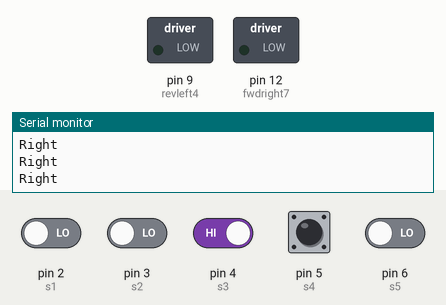
Recording of a sketch running on a simulated Arduino Uno, built with avr-gcc and run on an emulated ATmega328P. On the bench: switched loads named in the sketch (green lamp = pin HIGH), the last lines printed to the serial monitor. Dashed ring = blinking. The inputs (shaded band) are chosen by the test bench; at power-on: pin 4 (s3), pin 5 (s4) HIGH, pin 2 (s1), pin 3 (s2), pin 6 (s5) LOW. Pins used as bus, display or sensor lines are not drawn.

Above: at 1.8 s.
1.9 s: pin 2 (s1) driven HIGH and pin 3 (s2) driven HIGH
4.9 s: pin 6 (s5) driven HIGH
At 5.3 s:
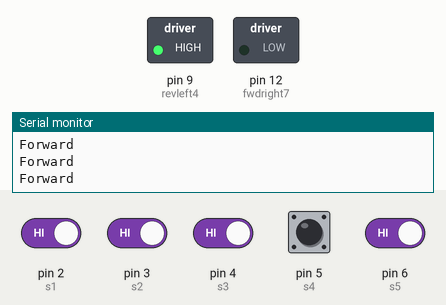
6.5 s: pin 4 (s3) driven LOW
At 7.8 s:
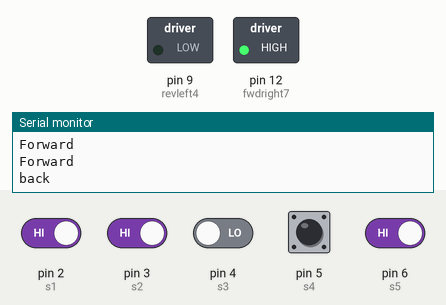
9.5 s: pin 2 (s1) driven LOW
At 9.9 s:
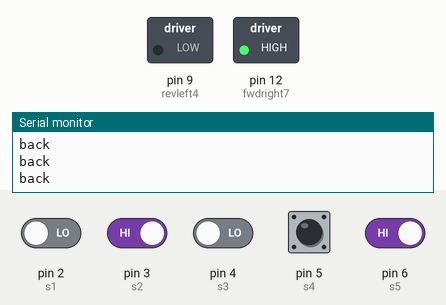
11.3 s: pin 2 (s1) driven HIGH
At 12.1 s:
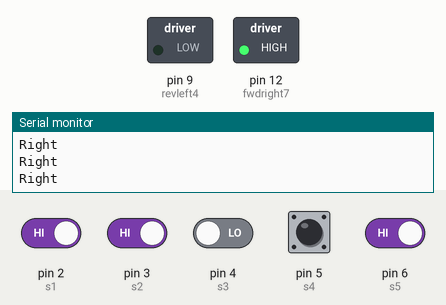
14.3 s: pin 4 (s3) driven HIGH
At 14.9 s:
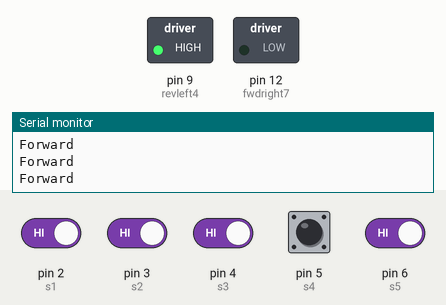
Timing chart, 0 to 17.3 s (numbered marks = the images above; inputs shaded):
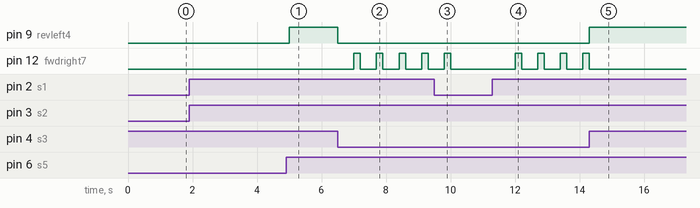

The sketch:

line_follower_irarry.ino
```cpp
int revleft4 = 9;       //REVerse motion of Left motor
int fwdleft5 = 10;       //ForWarD motion of Left motor
int revright6 = 11;      //REVerse motion of Right motor
int fwdright7 = 12;
int s1 = 2;
int s2 = 3;
int s3 = 4;
int s4 = 5;
int s5 = 6;
void setup() {
Serial.begin(9600);
  pinMode(revleft4, OUTPUT);      // set Motor pins as output
  pinMode(fwdleft5, OUTPUT);
  pinMode(revright6, OUTPUT);
  pinMode(fwdright7, OUTPUT);
  pinMode(s1, INPUT);
  pinMode(s2, INPUT);
  pinMode(s3, INPUT);
  pinMode(s4, INPUT);
  pinMode(s5, INPUT);


    // put your setup code here, to run once:

}

void loop() {
 int x = digitalRead(s1);
 int y = digitalRead(s2);
 int z = digitalRead(s3);
 int a = digitalRead(s4);
 int b = digitalRead(s5);
  if((x == 1) && (y == 1) && (z == 1) && (a == 1) && (b == 1))
  {
     fwd();
     Serial.println("Forward");// put your main code here, to run repeatedly:
  }
  else if ((x == 0) || (y == 0))
  {
     stp();
     delay(500);
     right();
     Serial.println("Right");
  }
  else if ((a == 0) || (b == 0))
  {
     stp();
     delay(500);
     left();
     Serial.println("left");
  }
  else if (z == 0)
  {
    stp();
    delay(500);
    bck();
    delay(200);
    right();
    Serial.println("back");

  }

}
void fwd()
{
  digitalWrite(fwdright7, LOW);      //movebackword
    digitalWrite(revright6, HIGH);
    digitalWrite(fwdleft5, LOW);
    digitalWrite(revleft4, HIGH);
}
void bck()
{
  digitalWrite(fwdright7, HIGH);      //movebackword
    digitalWrite(revright6, LOW);
    digitalWrite(fwdleft5, HIGH);
    digitalWrite(revleft4, LOW);
}
void right()
{
  digitalWrite(fwdright7, LOW);      //movebackword
    digitalWrite(revright6, HIGH);
    digitalWrite(fwdleft5, HIGH);
    digitalWrite(revleft4, LOW);
}
void left()
{
   digitalWrite(fwdright7, HIGH);      //movebackword
    digitalWrite(revright6, LOW);
    digitalWrite(fwdleft5, LOW);
    digitalWrite(revleft4, HIGH);
}
void stp()
{
  digitalWrite(fwdright7, LOW);      //movebackword
    digitalWrite(revright6, LOW);
    digitalWrite(fwdleft5, LOW);
    digitalWrite(revleft4, LOW);
}
```

Measured:
- after the input at 4.9 s, pin 9 (revleft4): LOW → HIGH after 0.10 s
- after the input at 6.5 s, pin 9 (revleft4): HIGH → LOW at once; pin 12 (fwdright7): alternates HIGH for 0.20 s and LOW for 0.50 s, starting after 0.50 s
- after the input at 9.5 s, pin 12 (fwdright7): goes on until 10.0 s, then stays LOW
- after the input at 11.3 s, pin 12 (fwdright7): alternates HIGH for 0.20 s and LOW for 0.50 s, starting after 0.70 s
- after the input at 14.3 s, pin 9 (revleft4): LOW → HIGH at once; pin 12 (fwdright7): goes on until 14.3 s, then stays LOW
